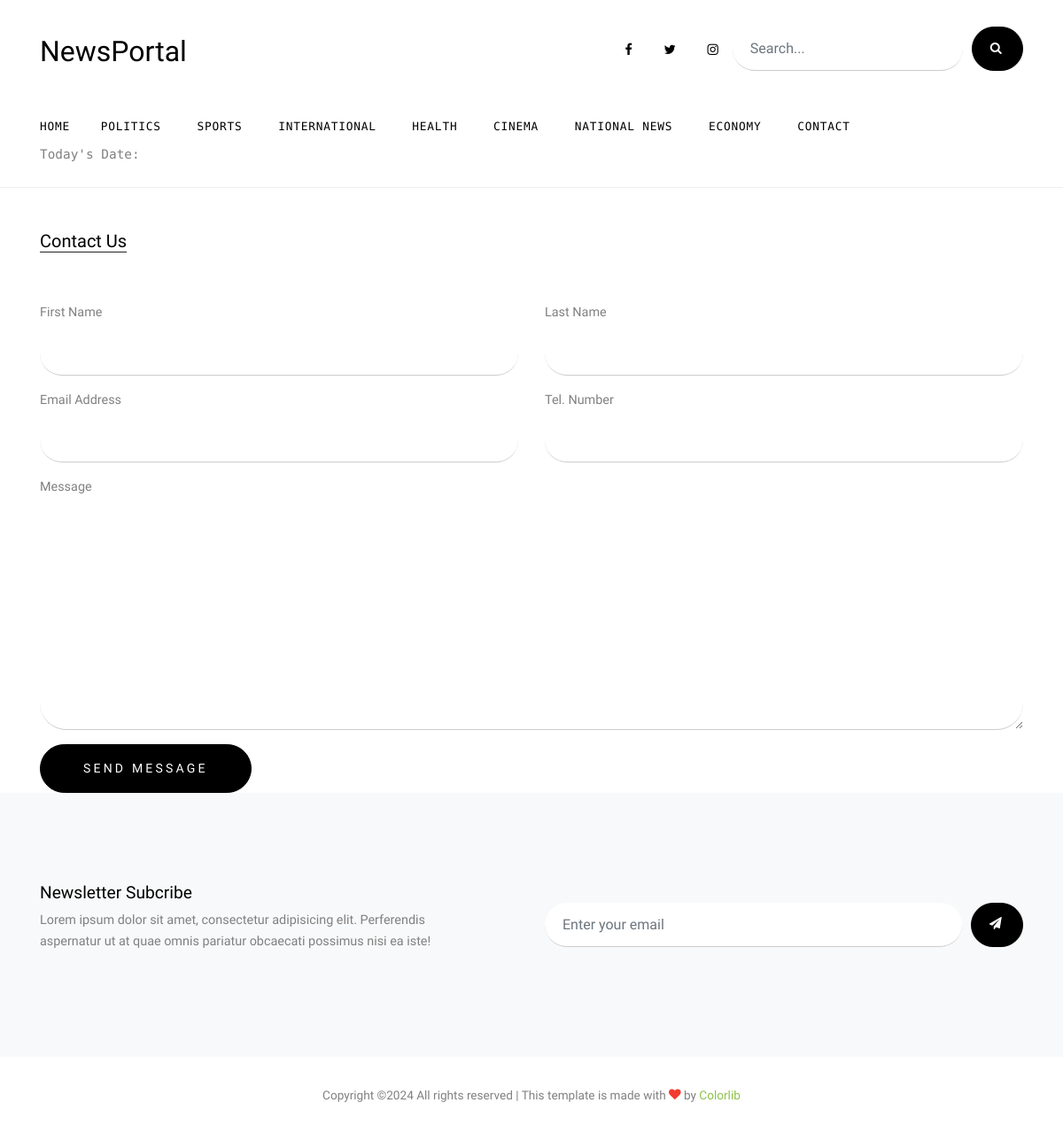
/contacts/, run on the app's committed database.
### news/models.py (models this page shows, shortened)
class Category(models.Model):
    name = models.CharField(max_length=50)
    class Meta:
        verbose_name_plural = 'News Category'

### news/views.py (the view)
# urls.py: path('contacts/', contact_info, name='contactme'),
def contact_info(request):
    form = ContactUsForm(request.POST or None)
    if form.is_valid():
        form.save()
        return redirect('homepage')
    else:
        print (form.errors)
    context = {
        "form":form
        }
    return render(request, 'pages/contacts.html',context)

### news/forms.py
class ContactUsForm(forms.ModelForm):
    class Meta:
        model = ContactUs
        fields = ['first_name', 'last_name' , 'email_address', 'phone_number', 'message']

### newsportal/context_processors.py (called while the page is built)
def category(request):
    cat = Category.objects.all()
    return {
        "category" : cat
     }

def social(request):
    social_media = SocialMedia.objects.all().first()
    return {
        "social" : social_media
     }

### templates/pages/contacts.html (shortened to what this page needs)
{% extends "partials/layout.html" %}
{% block navbar %}
{% include "partials/navbar.html" %}
{% endblock navbar %}
{% block banner %}
<div class="container mt-5">
    <div class="row mt-5">
      <div class="col-lg-12 mt-5">
        <div class="section-title mb-5 mt-5">
          <h2>Contact Us</h2>
        </div>
        <form method="post" action="{% url "contactme" %}">
              <div class="row">
                  <div class="col-md-6 form-group">
                      <label for="fname">First Name</label>
                      <input type="text" id="fname" name="first_name" class="form-control form-control-lg">
                      </div>
                  <div class="col-md-6 form-group">
                      <label for="lname">Last Name</label>
                      <input type="text" id="lname"name="last_name" class="form-control form-control-lg">
                  </div>
              </div>
              <div class="row">
                  <div class="col-md-6 form-group">
                      <label for="eaddress">Email Address</label>
                      <input type="text" id="eaddress" name="email_address" class="form-control form-control-lg">
                  </div>
                  <div class="col-md-6 form-group">
                      <label for="tel">Tel. Number</label>
                      <input type="text" id="tel" name="phone_number" class="form-control form-control-lg">
                  </div>
              </div>
              <div class="row">
                  <div class="col-md-12 form-group">
                      <label for="message">Message</label>
                      <textarea id="message" name="message" cols="30" rows="10" class="form-control"></textarea>
                  </div>
              </div>
                 <div class="row">
                  <div class="col-12">
                      <input type="submit" value="Send Message" class="btn btn-primary py-3 px-5">
                  </div>
              </div>
        </form>
      </div>
    </div>
  </div>
{% endblock banner %}
 {% block footer %}
 {% include "partials/footer.html" %}
 {% endblock footer %}

### templates/partials/navbar.html (shortened to what this page needs)
{% load static %}
<div class="header-top">
    <div class="container">
      <div class="row align-items-center">
        <div class="col-12 col-lg-6 d-flex">
          <a href="{% url "homepage" %}" class="site-logo">
            NewsPortal
          </a>
        </div>
        <div class="col-12 col-lg-6 ml-auto d-flex">
          <div class="ml-md-auto top-social d-none d-lg-inline-block">
            <a href="{{social.facebook}}" class="d-inline-block p-3"><span class="icon-facebook"></span></a>
              <a href="{{social.twitter}}" class="d-inline-block p-3"><span class="icon-twitter"></span></a>
              <a href="{{social.instagram}}" class="d-inline-block p-3"><span class="icon-instagram"></span></a>
          </div>
          <form method="GET" action="{% url "search" %}" class="search-form d-inline-block">
            <div class="d-flex">
              <input type="text" name="query" class="form-control" placeholder="Search...">
              <button type="submit" class="btn btn-secondary" ><span class="icon-search"></span></button>
            </div>
          </form>
        </div>
      </div>
    </div>
    <div class="site-navbar py-2 js-sticky-header site-navbar-target d-none pl-0 d-lg-block" role="banner">
    <div class="container">
      <div class="d-flex align-items-center">
        <div class="mr-auto">
          <nav class="site-navigation position-relative text-right" role="navigation">
            <ul class="site-menu main-menu js-clone-nav mr-auto d-none pl-0 d-lg-block">
              <li class="active">
                <a href="{% url "homepage" %}" class="nav-link text-left">Home</a>
              </li>
              {% for cat in category %}
              <li>
                <a href="{% url "category" cat.id %}" class="nav-link text-left">{{cat.name}}</a>
                             </li>
              {% endfor %}
               <li><a href="{% url "contactme" %}" class="nav-link text-left">Contact</a></li>
            </ul>
          </nav>
          <p>Today's Date: {{ date_time }}</p>
        </div>
      </div>
    </div>
  </div>

### static/css/style.css (style rules this page uses)
html { overflow-x: hidden; }
body { line-height: 1.7; color: gray; font-weight: 300; font-size: .9rem; }
a { -webkit-transition: .3s all ease; -o-transition: .3s all ease; transition: .3s all ease; }
h1, h2, h3, h4, h5, .h1, .h2, .h3, .h4, .h5 { font-family: "Cabin", -apple-system, BlinkMacSystemFont, "Segoe UI", Roboto, "Helvetica Neue", Arial, sans-serif, "Apple Color Emoji", "Segoe UI Emoji", "Segoe UI Symbol", "Noto Color Emoji"; }
.site-logo { font-size: 2rem; color: #000; }
.site-navbar { margin-bottom: 0px; z-index: 1999; width: 100%; background: #fff; font-family: "B612 Mono", monospace; }
.site-navbar .site-navigation .site-menu { margin-left: 0; padding-left: 0; margin-bottom: 0; }
.site-navbar .site-navigation .site-menu .active > a { color: #000; display: inline-block; padding-left: 10px; padding-right: 10px; }
.site-navbar .site-navigation .site-menu a { text-decoration: none !important; display: inline-block; }
.site-navbar .site-navigation .site-menu > li { display: inline-block; }
.site-navbar .site-navigation .site-menu > li:first-child > a { padding-left: 0; }
.site-navbar .site-navigation .site-menu > li > a { text-transform: uppercase; font-size: .8rem; letter-spacing: .05rem; font-weight: 400; display: inline-block; text-decoration: none !important; color: #000; }
.site-mobile-menu .site-nav-wrap { padding: 0; margin: 0; list-style: none; position: relative; }
.site-mobile-menu .site-nav-wrap a { padding: 10px 20px; display: block; position: relative; color: #212529; }
.site-mobile-menu .site-nav-wrap li { position: relative; display: block; }
.site-mobile-menu .site-nav-wrap li.active > a { color: #8bc34a !important; }
.site-mobile-menu .site-nav-wrap > li { display: block; position: relative; float: left; width: 100%; }
.site-mobile-menu .site-nav-wrap > li > a { padding-left: 20px; font-size: 20px; }
.sticky-wrapper .site-navbar { -webkit-transition: .3s all ease; -o-transition: .3s all ease; transition: .3s all ease; border-bottom: 1px solid #efefef; }
.sticky-wrapper .site-navbar .site-menu > li { display: inline-block; }
.sticky-wrapper .site-navbar .site-menu > li.active > a { color: #000; }
.header-top > .container { padding-top: 30px; padding-bottom: 30px; }
.section-title { color: #000; margin-bottom: 50px; }
.section-title h2 { font-size: 20px; font-weight: 400; border-bottom: 1px solid #222; position: relative; display: inline-block; }
.section-title h2:before { position: absolute; content: ""; height: 1px; background: #777; }
.btn { text-transform: uppercase; font-size: 14px; letter-spacing: .2rem; font-family: "Cabin", -apple-system, BlinkMacSystemFont, "Segoe UI", Roboto, "Helvetica Neue", Arial, sans-serif, "Apple Color Emoji", "Segoe UI Emoji", "Segoe UI Symbol", "Noto Color Emoji"; }
.form-control { margin-right: 10px; height: 50px; padding-left: 20px; padding-right: 20px; border-radius: 30px; border: none; background: #fff; border-bottom: 1px solid transparent; border-bottom: 1px solid #ccc; }
.btn { border-radius: 30px; background: #000; padding-left: 20px; padding-right: 20px; border-color: #000; color: #fff; }
.search-form .form-control { margin-right: 10px; height: 50px; padding-left: 20px; padding-right: 20px; border-radius: 30px; border: none; background: #fff; border-bottom: 1px solid transparent; border-bottom: 1px solid #ccc; }
.search-form .btn { border-radius: 30px; background: #000; padding-left: 20px; padding-right: 20px; border-color: #000; }
.top-social a { color: #000; }

### data on the page
Category: name "POLITICS"
Category: name "SPORTS"
Category: name "INTERNATIONAL"
Category: name "HEALTH"
Category: name "CINEMA"
Category: name "NATIONAL NEWS"
Category: name "ECONOMY"
